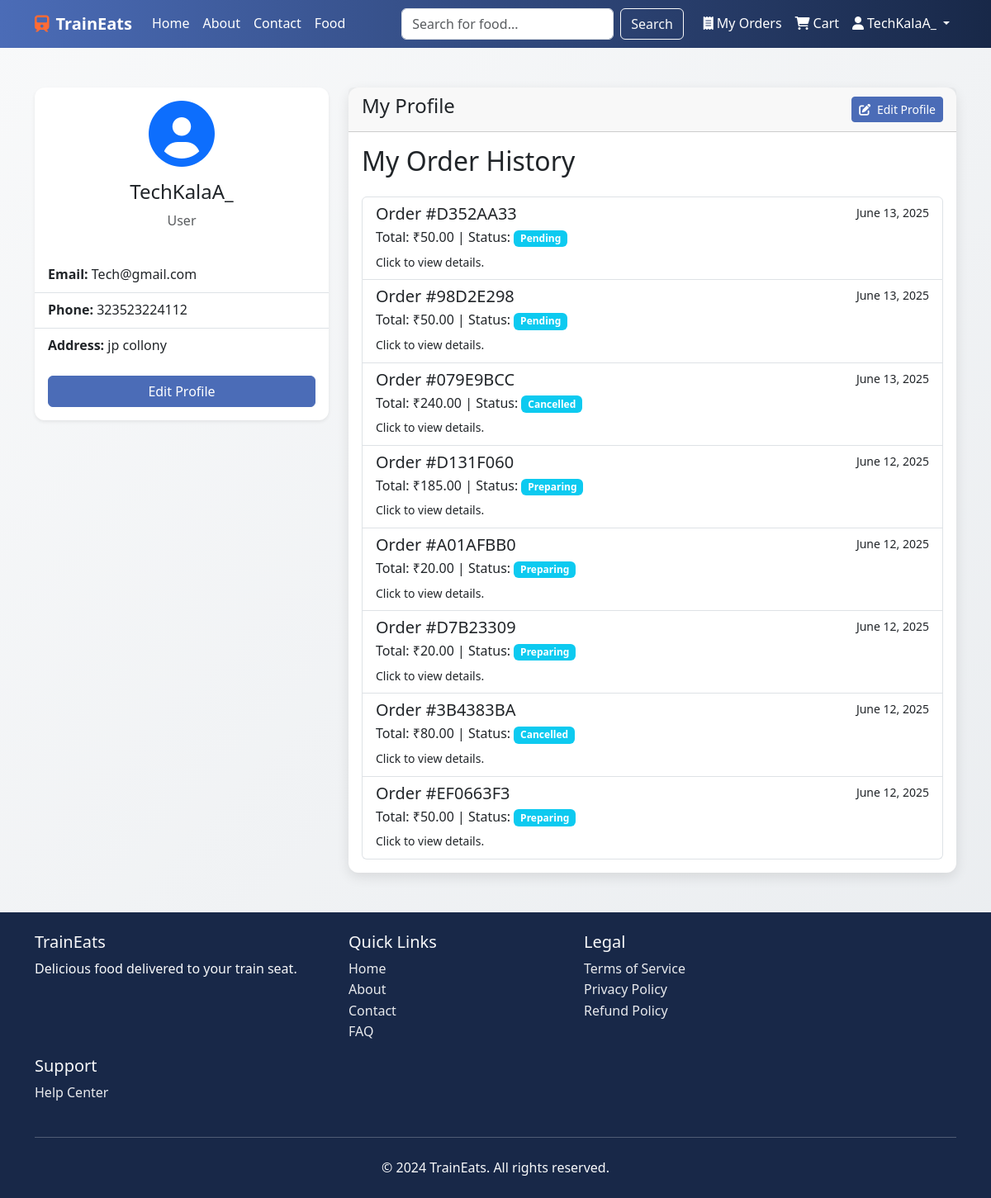
The page /accounts/profile/ (signed in) on the database its author committed.
### accounts/models.py (models this page shows, shortened)
class User(AbstractUser):
    USER_TYPE_CHOICES = (
        ('user', 'User'),
        ('admin', 'Admin'),
    )
    user_type = models.CharField(max_length=10, choices=USER_TYPE_CHOICES, default='user')
    phone_number = models.CharField(max_length=15, blank=True)
    address = models.TextField(blank=True)
    created_at = models.DateTimeField(auto_now_add=True)
    updated_at = models.DateTimeField(auto_now=True)
    class Meta:
        verbose_name = 'User'
        verbose_name_plural = 'Users'

### orders/models.py (models this page shows, shortened)
class Order(models.Model):
    STATUS_CHOICES = [
        ('PENDING', 'Pending'),
        ('PREPARING', 'Preparing'),
        ('READY', 'Ready for Delivery'),
        ('DELIVERED', 'Delivered'),
        ('CANCELLED', 'Cancelled'),
    ]
    PAYMENT_STATUS_CHOICES = [
        ('PENDING', 'Pending'),
        ('PAID', 'Paid'),
        ('FAILED', 'Failed'),
        ('CANCELLED', 'Cancelled'),
        ('COD', 'Cash on Delivery'),
    ]
    user = models.ForeignKey(User, on_delete=models.CASCADE)
    order_number = models.CharField(max_length=20, unique=True)
    train = models.ForeignKey(Train, on_delete=models.SET_NULL, null=True, blank=True)
    delivery_station = models.ForeignKey(Station, on_delete=models.SET_NULL, null=True)
    total_amount = models.DecimalField(max_digits=10, decimal_places=2)
    status = models.CharField(max_length=20, choices=STATUS_CHOICES, default='PENDING')
    payment_status = models.CharField(max_length=20, choices=PAYMENT_STATUS_CHOICES, default='PENDING')
    special_instructions = models.TextField(blank=True)
    created_at = models.DateTimeField(auto_now_add=True)
    delivery_time = models.DateTimeField()
    def get_status_display(self):
        return dict(self.STATUS_CHOICES)[self.status]

### accounts/views.py (the view)
# urls.py: path('profile/', views.profile, name='profile'),
@login_required
def profile(request):
    orders = Order.objects.filter(user=request.user).order_by('-created_at')
    return render(request, 'accounts/profile.html', {'orders': orders})

### orders/context_processors.py (called while the page is built)
def cart_item_count(request):
    if not request.user.is_authenticated:
        return {'cart_item_count': 0}
    try:
        cart = Cart.objects.get(user=request.user)
        count = sum(item.quantity for item in cart.items.all())
    except Cart.DoesNotExist:
        count = 0
    return {'cart_item_count': count}

### templates/accounts/profile.html (shortened to what this page needs)
{% extends 'base.html' %}
{% block content %}
<div class="container mt-5">
    <div class="row">
        <div class="col-md-4">
            <div class="card shadow-sm">
                <div class="card-body text-center">
                    <i class="fas fa-user-circle fa-5x text-primary mb-3"></i>
                    <h4 class="card-title">{{ user.username }}</h4>
                    <p class="text-muted">{{ user.get_user_type_display }}</p>
                </div>
                <ul class="list-group list-group-flush">
                    <li class="list-group-item"><strong>Email:</strong> {{ user.email }}</li>
                    <li class="list-group-item"><strong>Phone:</strong> {{ user.phone_number|default:"Not provided" }}</li>
                    <li class="list-group-item"><strong>Address:</strong> {{ user.address|default:"Not provided" }}</li>
                </ul>
                <div class="card-body">
                    <a href="{% url 'accounts:edit_profile' %}" class="btn btn-primary w-100">Edit Profile</a>
                </div>
            </div>
        </div>
        <div class="col-md-8">
            <div class="card">
                <div class="card-header d-flex justify-content-between align-items-center">
                    <h4>My Profile</h4>
                    <a href="{% url 'accounts:edit_profile' %}" class="btn btn-primary btn-sm">
                        <i class="fas fa-edit me-1"></i> Edit Profile
                    </a>
                </div>
                <div class="card-body">
                    <h2 class="card-title mb-4">My Order History</h2>
                    {% if orders %}
                        <div class="list-group">
                            {% for order in orders %}
                                <a href="{% url 'orders:order_detail' order.order_number %}" class="list-group-item list-group-item-action flex-column align-items-start">
                                    <div class="d-flex w-100 justify-content-between">
                                        <h5 class="mb-1">Order #{{ order.order_number }}</h5>
                                        <small>{{ order.created_at|date:"F j, Y" }}</small>
                                    </div>
                                    <p class="mb-1">
                                        Total: ₹{{ order.total_amount }} | Status:
                                        <span class="badge bg-info">{{ order.get_status_display }}</span>
                                    </p>
                                    <small>Click to view details.</small>
                                </a>
                            {% endfor %}
                        </div>
                    {% else %}
                        <p class="text-center">You have no past orders.</p>
                        <div class="text-center">
                             <a href="{% url 'vendors:food_list' %}" class="btn btn-primary">Start Ordering</a>
                        </div>
                    {% endif %}
                </div>
            </div>
        </div>
    </div>
</div>
{% endblock %}

### templates/base.html (shortened to what this page needs)
{% load static %}
<!DOCTYPE html>
<html lang="en">
<head>
    <link href="https://cdn.jsdelivr.net/npm/bootstrap@5.3.0/dist/css/bootstrap.min.css" rel="stylesheet">
    <link href="https://cdnjs.cloudflare.com/ajax/libs/font-awesome/6.0.0/css/all.min.css" rel="stylesheet">
    <link href="{% static 'css/style.css' %}" rel="stylesheet">
    <link href="{% static 'css/custom.css' %}" rel="stylesheet">
</head>
<body>
    <nav class="navbar navbar-expand-lg navbar-dark navbar-custom">
        <div class="container">
            <a class="navbar-brand" href="{% url 'home' %}">
                <i class="fas fa-train me-2"></i>TrainEats
            </a>
            <div class="collapse navbar-collapse" id="navbarNav">
                <ul class="navbar-nav me-auto mb-2 mb-lg-0">
                    <li class="nav-item">
                        <a class="nav-link" href="{% url 'home' %}">Home</a>
                    </li>
                    <li class="nav-item">
                        <a class="nav-link" href="{% url 'about' %}">About</a>
                    </li>
                    <li class="nav-item">
                        <a class="nav-link" href="{% url 'contact' %}">Contact</a>
                    </li>
                    <li class="nav-item">
                        <a class="nav-link" href="{% url 'vendors:food_list' %}">Food</a>
                    </li>
                </ul>
                <form class="d-flex mb-3 mb-lg-0 me-lg-3" action="{% url 'vendors:search' %}" method="get" role="search">
                    <input class="form-control me-2" type="search" name="q" placeholder="Search for food..." aria-label="Search">
                    <button class="btn btn-outline-light" type="submit">Search</button>
                </form>
                <ul class="navbar-nav">
                    <li class="nav-item">
                        <a class="nav-link" href="{% url 'orders:order_list' %}">
                            <i class="fas fa-receipt me-1"></i>My Orders
                        </a>
                    </li>
                    <li class="nav-item">
                        <a class="nav-link" href="{% url 'orders:cart' %}">
                            <i class="fas fa-shopping-cart me-1"></i>Cart
                        </a>
                    </li>
                    {% if user.is_authenticated %}
                        <li class="nav-item dropdown">
                            <a class="nav-link dropdown-toggle" href="#" id="navbarDropdown" role="button" data-bs-toggle="dropdown" aria-expanded="false">
                                <i class="fas fa-user me-1"></i>{{ user.username }}
                            </a>
                        </li>
                    {% endif %}
                </ul>
            </div>
        </div>
    </nav>
    <main>
        {% block content %}{% endblock %}
    </main>
    <footer class="footer-custom text-light py-4 mt-5">
        <div class="container">
            <div class="row">
                <div class="col-md-4">
                    <h5>TrainEats</h5>
                    <p>Delicious food delivered to your train seat.</p>
                </div>
                <div class="col-md-3">
                    <h5>Quick Links</h5>
                    <ul class="list-unstyled">
                        <li><a href="{% url 'home' %}">Home</a></li>
                        <li><a href="{% url 'about' %}">About</a></li>
                        <li><a href="{% url 'contact' %}">Contact</a></li>
                        <li><a href="{% url 'faq' %}">FAQ</a></li>
                    </ul>
                </div>
                <div class="col-md-3">
                    <h5>Legal</h5>
                    <ul class="list-unstyled">
                        <li><a href="{% url 'terms' %}">Terms of Service</a></li>
                        <li><a href="{% url 'privacy' %}">Privacy Policy</a></li>
                        <li><a href="{% url 'refund' %}">Refund Policy</a></li>
                    </ul>
                </div>
                <div class="col-md-3">
                    <h5>Support</h5>
                    <ul class="list-unstyled">
                        <li><a href="{% url 'help' %}">Help Center</a></li>
                    </ul>
                </div>
            </div>
            <hr class="my-4">
            <div class="text-center">
                <p class="mb-0">&copy; 2024 TrainEats. All rights reserved.</p>
            </div>
        </div>
    </footer>
</body>
</html>

### static/css/style.css (style rules this page uses)
:root { --primary: #ff6b35; --secondary: #1a936f; --dark: #114b5f; --light: #f3e9d2; --danger: #e63946; --success: #2a9d8f; --warning: #e9c46a; --gray: #6c757d; --white: #ffffff; --black: #212529; --transition: all 0.3s ease; --shadow: 0 5px 15px rgba(0, 0, 0, 0.1); --shadow-hover: 0 8px 25px rgba(0, 0, 0, 0.2); --radius: 12px; }
body { font-family: 'Poppins', sans-serif; background: linear-gradient(135deg, #f8f9fa 0%, #e9ecef 100%); color: var(--dark); line-height: 1.6; min-height: 100vh; overflow-x: hidden; }
.navbar { background: rgba(17, 75, 95, 0.95); backdrop-filter: blur(10px); }
.navbar-brand { font-weight: 800; color: var(--white) !important; }
.navbar-brand i { color: var(--primary); margin-right: 0.5rem; }
.nav-link { color: var(--white) !important; font-weight: 500; transition: var(--transition); }
.btn-primary { background: var(--primary); border-color: var(--primary); }
.card { border: none; border-radius: var(--radius); box-shadow: var(--shadow); transition: var(--transition); }
footer { background: var(--dark); color: var(--white); }
footer a { color: var(--white); text-decoration: none; transition: var(--transition); }

### static/css/custom.css (style rules this page uses)
body { background-color: #f4f7f6; font-family: 'Segoe UI', Tahoma, Geneva, Verdana, sans-serif; }
.navbar-custom { background: linear-gradient(90deg, #4b6cb7 0%, #182848 100%); }
.navbar-custom .navbar-brand, .navbar-custom .nav-link { color: rgba(255, 255, 255, 0.9); }
.btn-primary { background-color: #4b6cb7; border-color: #4b6cb7; }
.card { transition: all 0.3s cubic-bezier(.25,.8,.25,1); }
.footer-custom { background-color: #182848; color: rgba(255, 255, 255, 0.7); }
.footer-custom a { color: rgba(255, 255, 255, 0.9); text-decoration: none; }

### rows shown on the page
User: username "TechKalaA_", user_type "User", email "Tech@gmail.com", phone_number "323523224112", address "jp collony"
Order: order_number "D352AA33", created_at "June 13, 2025", total_amount "50.00", status "Pending"
Order: order_number "98D2E298", created_at "June 13, 2025", total_amount "50.00", status "Pending"
Order: order_number "079E9BCC", created_at "June 13, 2025", total_amount "240.00", status "Cancelled"
Order: order_number "D131F060", created_at "June 12, 2025", total_amount "185.00", status "Preparing"
Order: order_number "A01AFBB0", created_at "June 12, 2025", total_amount "20.00", status "Preparing"
Order: order_number "D7B23309", created_at "June 12, 2025", total_amount "20.00", status "Preparing"
Order: order_number "3B4383BA", created_at "June 12, 2025", total_amount "80.00", status "Cancelled"
Order: order_number "EF0663F3", created_at "June 12, 2025", total_amount "50.00", status "Preparing"
